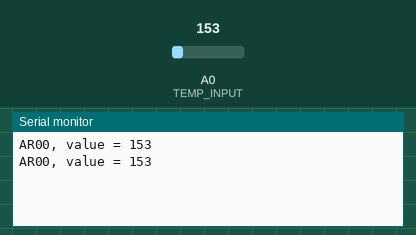
Bench run of a sketch on a simulated Arduino Uno, built with avr-gcc and run on an emulated ATmega328P. Parts: the last lines printed to the serial monitor. The inputs (shaded band) are chosen by the test bench; at power-on: A0 (TEMP_INPUT) = 153.

Above: at 1.8 s.
1.9 s: A0 (TEMP_INPUT) set to 165
At 2.6 s:
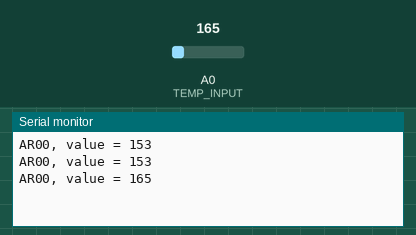
3.4 s: A0 (TEMP_INPUT) set to 175
At 4.8 s:
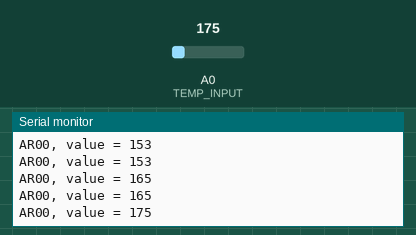
Timing chart, 0 to 6.4 s (numbered marks = the images above; inputs shaded):
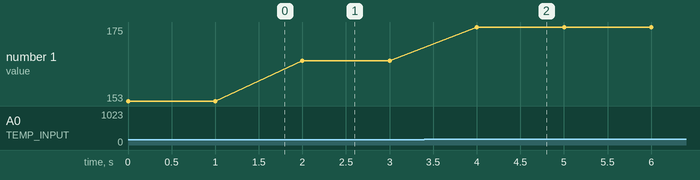

Measured:
- after the input at 1.9 s, the serial monitor: prints a new line after 0.10 s (image 1)
- after the input at 3.4 s, the serial monitor: prints a new line after 0.60 s (image 2)
- plotted number 1: 153 → 165 after the input at 1.9 s, 165 → 175 after the input at 3.4 s

The sketch:

ARnn_tmp36_start.ino
```cpp
//
// AR00, TMP36 sensor
//

#define TEMP_INPUT 0
// or  int TEMP_INPUT = 0;

void setup() {
  Serial.begin(9600);
}

void loop() {
   //getting the voltage reading from the temperature sensor
  int value = analogRead(TEMP_INPUT);
  Serial.print("AR00, value = ");
  Serial.println(value);
//  Serial.print(" : ");

   // converting that reading to voltage
//   float voltage = value * 5.0 * 1000;  // in mV
//   voltage /= 1023.0;

   // print out the voltage
//   Serial.print(voltage);
//   Serial.print(" mV, ");

   // now print out the temperature
//   float temperatureC = (voltage - 500) / 10 ;
//   Serial.print(temperatureC);
//   Serial.println(" degrees C");

  delay(1000);
}
```
